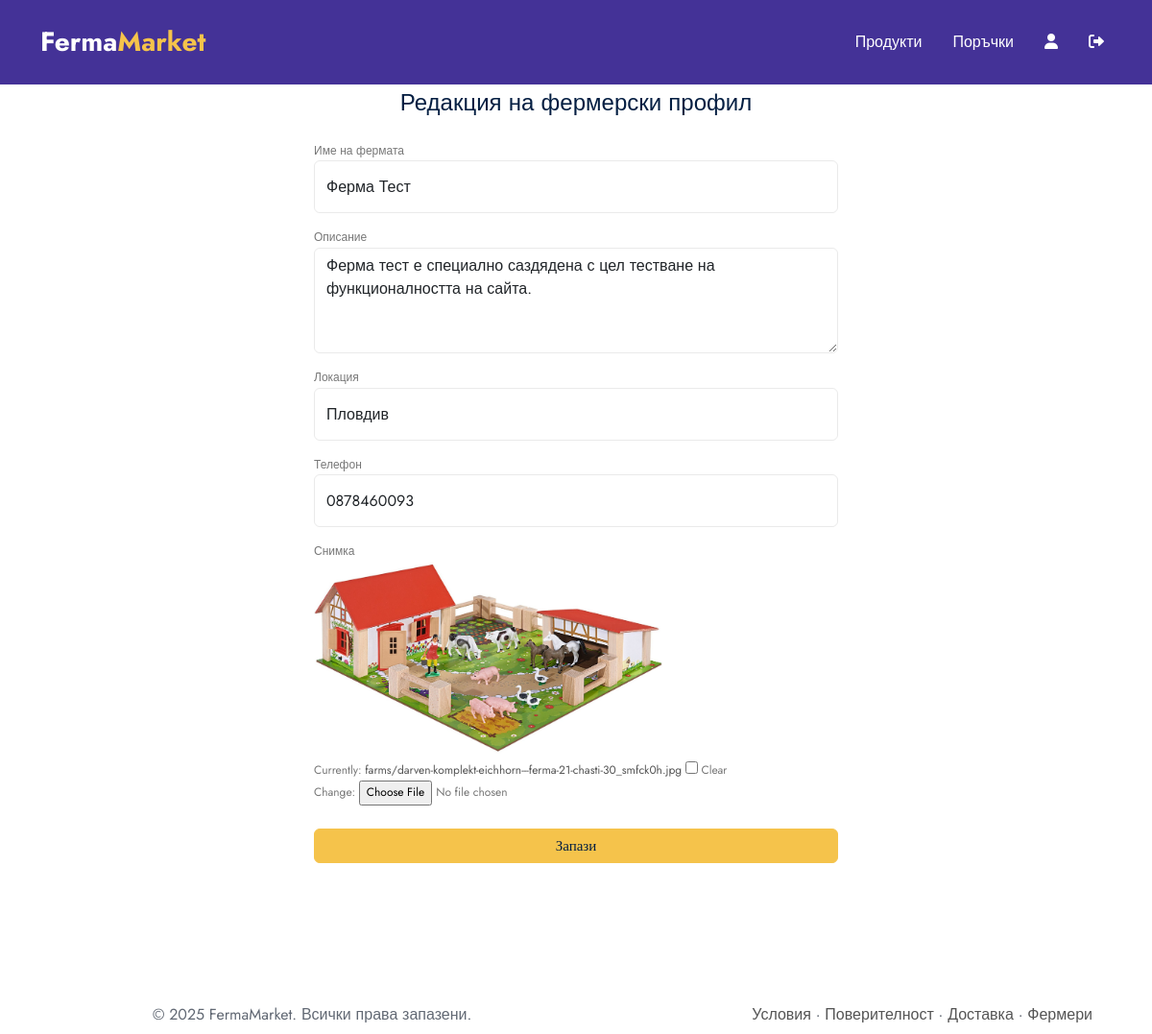
Page /farmer/profile/edit/ (signed in) on the committed database.
### fermamarket/farmers/models.py (models this page shows, shortened)
class FarmerProfile(models.Model):
    user = models.OneToOneField(CustomUser, on_delete=models.CASCADE)
    farm_name = models.CharField(max_length=255)
    description = models.TextField(blank=True)
    location = models.CharField(max_length=255)
    phone = models.CharField(max_length=20)
    image = models.ImageField(upload_to='farms/', blank=True, null=True)

### fermamarket/farmers/views.py (the view)
# urls.py: path('profile/edit/', edit_farmer_profile, name='farmer_profile_edit'),
@login_required
@permission_required('farmers.change_farmerprofile', raise_exception=True)
def edit_farmer_profile(request):
    profile = getattr(request.user, 'farmerprofile', None)
    if not profile:
        return HttpResponseForbidden("Нямате фермерски профил.")
    if request.method == 'POST':
        form = FarmerProfileForm(request.POST, request.FILES, instance=profile)
        if form.is_valid():
            form.save()
            return redirect('farmer_profile')
    else:
        form = FarmerProfileForm(instance=profile)
    return render(request, 'farmers/profile_edit.html', {'form': form})

### fermamarket/farmers/forms.py
class FarmerProfileForm(forms.ModelForm):
    class Meta:
        model = FarmerProfile
        fields = ['farm_name', 'description', 'location', 'phone', 'image']
        widgets = {
            'farm_name': forms.TextInput(attrs={
                'class': 'form-control',
                'placeholder': 'Име на фермата'
            }),
            'description': forms.Textarea(attrs={
                'class': 'form-control',
                'placeholder': 'Кратко описание на вашата ферма',
                'rows': 4
            }),
            'location': forms.TextInput(attrs={
                'class': 'form-control',
                'placeholder': 'Локация (напр. Пловдив)'
            }),
            'phone': forms.TextInput(attrs={
                'class': 'form-control',
                'placeholder': 'Телефон за връзка'
            }),
        }

### templates/farmers/profile_edit.html (shortened to what this page needs)
{% extends 'base.html' %}
{% block content %}
<section class="our-log bgc-f9 pt60 pb60">
  <div class="container">
    <div class="row justify-content-center">
      <div class="col-md-8 col-lg-6">
        <div class="log_wrap">
          <div class="heading text-center">
            <h3 class="mb-4">Редакция на фермерски профил</h3>
          </div>
          <div class="login-form">
            <form method="post" enctype="multipart/form-data">
              <div class="form-group mb-3">
                <label for="id_farm_name">Име на фермата</label>
                {{ form.farm_name }}
              </div>
              <div class="form-group mb-3">
                <label for="id_description">Описание</label>
                {{ form.description }}
              </div>
              <div class="form-group mb-3">
                <label for="id_location">Локация</label>
                {{ form.location }}
              </div>
              <div class="form-group mb-3">
                <label for="id_phone">Телефон</label>
                {{ form.phone }}
              </div>
              <div class="form-group mb-4">
  <label for="id_image">Снимка</label>
  {% if form.instance.image %}
    <div class="mb-2">
      <img src="{{ form.instance.image.url }}" alt="Текуща снимка" class="img-fluid rounded" style="max-height: 200px;">
    </div>
  {% endif %}
  {{ form.image }}
</div>
              <div class="form-group text-center">
                <button type="submit" class="btn btn-thm w-100">Запази</button>
              </div>
            </form>
          </div>
        </div>
      </div>
    </div>
  </div>
</section>
{% endblock %}

### static/css/ace-responsive-menu.css (style rules this page uses)
a { color: #0d638f;text-shadow: none }

### rows in the picture
FarmerProfile: farm_name "Ферма Тест", description "Ферма тест е специално саздядена с цел тестване на функционалността на сайта.", location "Пловдив", phone "0878460093", instance.image (picture)
